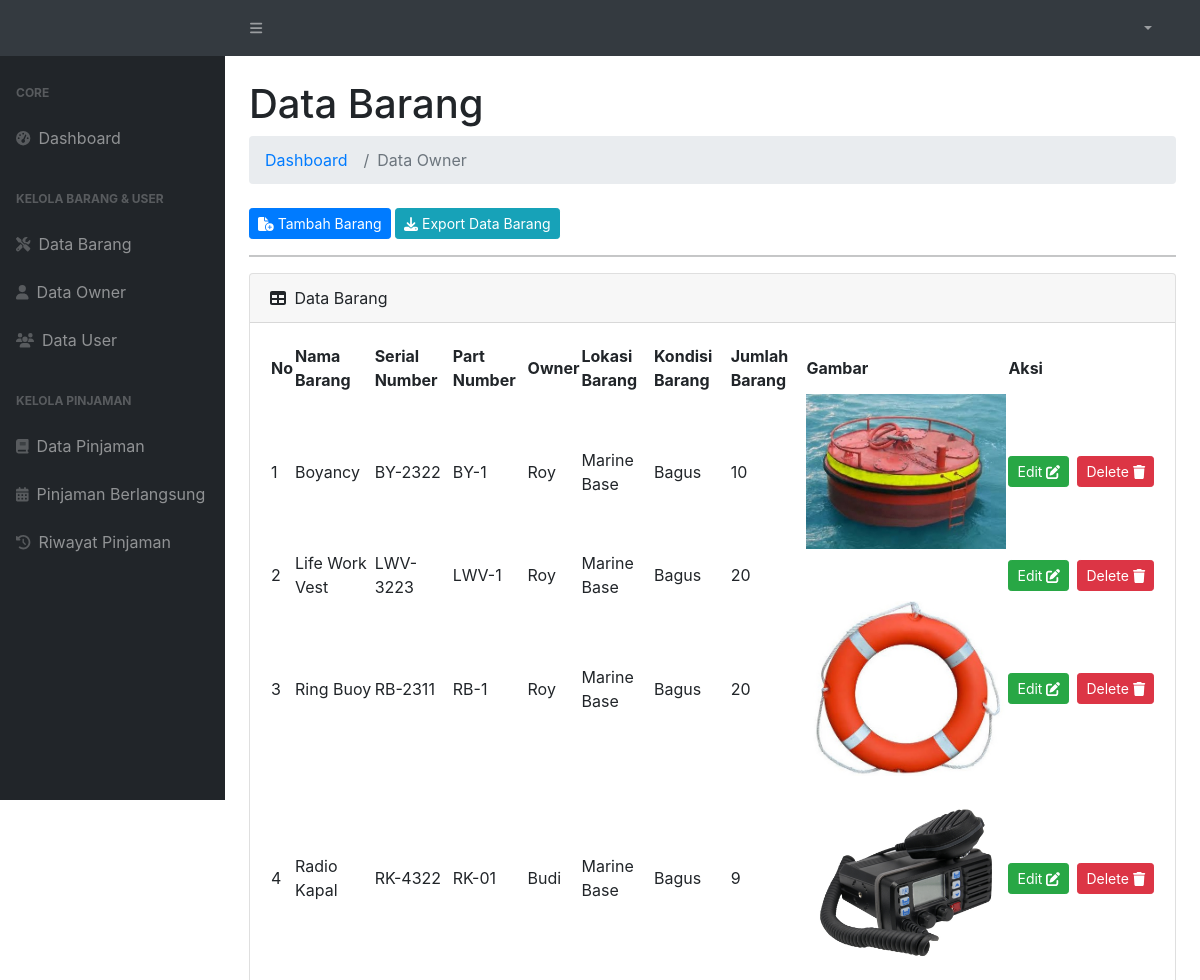
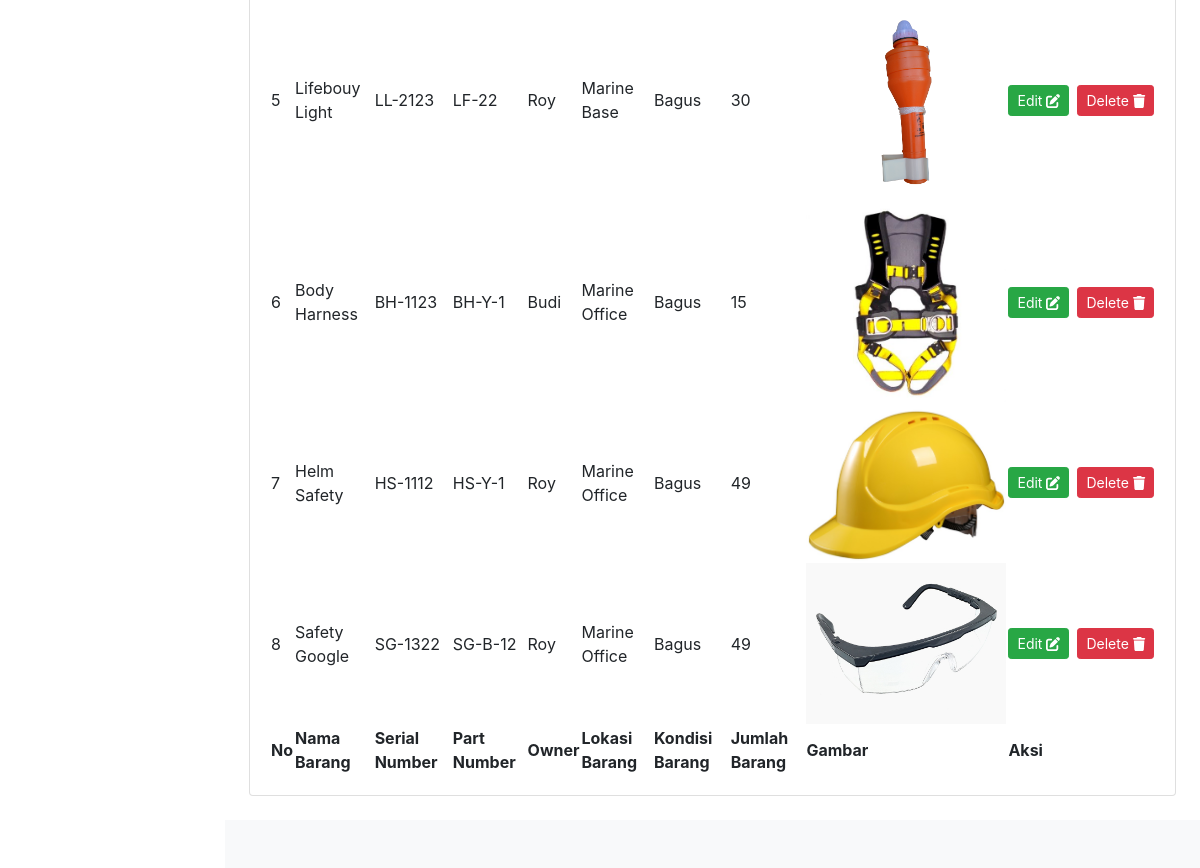
The app's page /admin/data_barang.php with its own data (2 pictures, top to bottom).
### tables this page shows
CREATE TABLE `data_barang` (
  `id_barang` int(11) NOT NULL,
  `nama_barang` varchar(255) NOT NULL,
  `serial_number` varchar(255) NOT NULL,
  `part_number` varchar(255) NOT NULL,
  `nama_owner` varchar(255) NOT NULL,
  `lokasi_barang` varchar(255) NOT NULL,
  `kondisi_barang` enum('Bagus','Rusak') NOT NULL,
  `jumlah_barang` int(11) NOT NULL,
  `gambar_barang` varchar(255) NOT NULL
);

### admin/data_barang.php (the view, shortened to what this page needs)
<?php
require_once("header.php")
?>
<div id="layoutSidenav_content">
    <main>
        <div class="container-fluid px-4">
            <h1 class="mt-4">Data Barang</h1>
            <ol class="breadcrumb mb-4">
                <li class="breadcrumb-item"><a href="dashboard_admin.php">Dashboard</a></li>
                <li class="breadcrumb-item active">Data Owner</li>
            </ol>
            <button class="btn btn-primary btn-sm" data-bs-toggle="modal" data-bs-target="#tambah_barang"><i class="fa-solid fa-file-circle-plus"></i> Tambah Barang </button>
            <a href="export_data_barang.php" class="btn btn-info btn-sm"><i class="fa-solid fa-download"></i> Export Data Barang</a>
            <hr>
            <div class="card mb-4">
                <div class="card-header">
                    <i class="fas fa-table me-1"></i>
                    Data Barang
                </div>
                <div class="card-body">
                    <table id="datatablesSimple">
                        <thead>
                            <tr>
                                <th>No</th>
                                <th>Nama Barang</th>
                                <th>Serial Number</th>
                                <th>Part Number</th>
                                <th>Owner</th>
                                <th>Lokasi Barang</th>
                                <th>Kondisi Barang</th>
                                <th>Jumlah Barang</th>
                                <th>Gambar</th>
                                <th>Aksi</th>
                            </tr>
                        </thead>
                        <tfoot>
                            <tr>
                                <th>No</th>
                                <th>Nama Barang</th>
                                <th>Serial Number</th>
                                <th>Part Number</th>
                                <th>Owner</th>
                                <th>Lokasi Barang</th>
                                <th>Kondisi Barang</th>
                                <th>Jumlah Barang</th>
                                <th>Gambar</th>
                                <th>Aksi</th>
                            </tr>
                        </tfoot>
                        <tbody>
                            <?php
                            $no = 1;
                            $data_barang = mysqli_query($koneksi, "SELECT * FROM data_barang");
                            while ($db = mysqli_fetch_array($data_barang)) {
                                $id_barang = $db['id_barang'];
                                $nama_barang = $db['nama_barang'];
                                $serial_number = $db['serial_number'];
                                $part_number = $db['part_number'];
                                $nama_owner = $db['nama_owner'];
                                $lokasi_barang = $db['lokasi_barang'];
                                $kondisi_barang = $db['kondisi_barang'];
                                $jumlah_barang = $db['jumlah_barang'];
                            ?>
                                <tr>
                                    <td><?= $no++; ?></td>
                                    <td><?= $nama_barang; ?></td>
                                    <td><?= $serial_number; ?></td>
                                    <td><?= $part_number; ?></td>
                                    <td><?= $nama_owner; ?></td>
                                    <td><?= $lokasi_barang; ?></td>
                                    <td><?= $kondisi_barang; ?></td>
                                    <td><?= $jumlah_barang; ?></td>
                                    <td><img class="zoomable" src="img/<?= $db["gambar_barang"]; ?>" alt=""></td>
                                    <td>
                                        <div class="d-grid gap-2 d-md-flex justify-content-md-end">
                                            <button class="btn btn-success btn-sm me-md" data-bs-toggle="modal" data-bs-target="#edit<?= $id_barang; ?>" type="button">Edit <i class="fa-solid fa-pen-to-square"></i></button>
                                            <button class="btn btn-danger btn-sm" data-bs-toggle="modal" data-bs-target="#delete<?= $id_barang; ?>" type="button">Delete <i class="fa-solid fa-trash"></i></button>
                                        </div>
                                    </td>
                                </tr>
                            <?php } ?>
                        </tbody>
                    </table>
                </div>
            </div>
        </div>
    </main>
    <?php
    require_once("footer.php")
    ?>

### admin/header.php (shortened to what this page needs)
<!DOCTYPE html>
<html lang="en">
<head>
    <link href="https://cdn.jsdelivr.net/npm/simple-datatables@latest/dist/style.css" rel="stylesheet" />
    <link href="../css/styles.css" rel="stylesheet" />
    <link rel="stylesheet" href="../assets/fullcalendar.css">
    <link rel="stylesheet" href="../assets/bootstrap.css">
</head>
<body class="sb-nav-fixed">
    <nav class="sb-topnav navbar navbar-expand navbar-dark bg-dark">
        <a class="navbar-brand ps-3" href="#"></a>
        <button class="btn btn-link btn-sm order-1 order-lg-0 me-4 me-lg-0" id="sidebarToggle" href="#!"><i class="fas fa-bars"></i></button>
        <ul class="navbar-nav ms-auto ms-md-0 me-3 me-lg-4">
            <li class="nav-item dropdown">
                <a class="nav-link dropdown-toggle" id="navbarDropdown" href="#" role="button" data-bs-toggle="dropdown" aria-expanded="false"><?= $_SESSION['username']; ?> </a>
            </li>
        </ul>
    </nav>
    <div id="layoutSidenav">
        <div id="layoutSidenav_nav">
            <nav class="sb-sidenav accordion sb-sidenav-dark" id="sidenavAccordion">
                <div class="sb-sidenav-menu">
                    <div class="nav">
                        <div class="sb-sidenav-menu-heading">Core</div>
                        <a class="nav-link" href="dashboard_admin.php">
                            <div class="sb-nav-link-icon"><i class="fas fa-tachometer-alt"></i></div>
                            Dashboard
                        </a>
                        <div class="sb-sidenav-menu-heading">Kelola Barang & User</div>
                        <a class="nav-link" href="data_barang.php">
                            <div class="sb-nav-link-icon"><i class="fa-solid fa-screwdriver-wrench"></i></div>
                            Data Barang
                        </a>
                        <a class="nav-link" href="data_owner.php">
                            <div class="sb-nav-link-icon"><i class="fa-solid fa-user"></i></div>
                            Data Owner
                        </a>
                        <a class="nav-link" href="data_user.php">
                            <div class="sb-nav-link-icon"><i class="fas fa-users"></i></div>
                            Data User
                        </a>
                        <div class="sb-sidenav-menu-heading">Kelola Pinjaman</div>
                        <a class="nav-link" href="pinjaman_masuk.php">
                            <div class="sb-nav-link-icon"><i class="fas fa-book"></i></div>
                            Data Pinjaman
                        </a>
                        <a class="nav-link" href="pinjaman_berlangsung.php">
                            <div class="sb-nav-link-icon"><i class="fas fa-calendar-alt"></i></div>
                            Pinjaman Berlangsung
                        </a>
                        <a class="nav-link" href="riwayat_pinjaman.php">
                            <div class="sb-nav-link-icon"><i class="fa-solid fa-clock-rotate-left"></i></div>
                            Riwayat Pinjaman
                        </a>
                    </div>
                </div>
            </nav>
        </div>

### admin/footer.php (shortened to what this page needs)
<footer class="py-4 bg-light mt-auto">
</footer>
</div>
</div>
</body>
</html>

### admin/header.php (style rules this page uses)
.zoomable { width: 200px; }

### records on screen
data_barang: nama_barang "Boyancy", serial_number "BY-2322", part_number "BY-1", nama_owner "Roy", lokasi_barang "Marine Base", kondisi_barang "Bagus", jumlah_barang "10", gambar_barang (picture)
data_barang: nama_barang "Life Work Vest", serial_number "LWV-3223", part_number "LWV-1", nama_owner "Roy", lokasi_barang "Marine Base", kondisi_barang "Bagus", jumlah_barang "20"
data_barang: nama_barang "Ring Buoy", serial_number "RB-2311", part_number "RB-1", nama_owner "Roy", lokasi_barang "Marine Base", kondisi_barang "Bagus", jumlah_barang "20", gambar_barang (picture)
data_barang: nama_barang "Radio Kapal", serial_number "RK-4322", part_number "RK-01", nama_owner "Budi", lokasi_barang "Marine Base", kondisi_barang "Bagus", jumlah_barang "9", gambar_barang (picture)
data_barang: nama_barang "Lifebouy Light", serial_number "LL-2123", part_number "LF-22", nama_owner "Roy", lokasi_barang "Marine Base", kondisi_barang "Bagus", jumlah_barang "30", gambar_barang (picture)
data_barang: nama_barang "Body Harness", serial_number "BH-1123", part_number "BH-Y-1", nama_owner "Budi", lokasi_barang "Marine Office", kondisi_barang "Bagus", jumlah_barang "15", gambar_barang (picture)
data_barang: nama_barang "Helm Safety", serial_number "HS-1112", part_number "HS-Y-1", nama_owner "Roy", lokasi_barang "Marine Office", kondisi_barang "Bagus", jumlah_barang "49", gambar_barang (picture)
data_barang: nama_barang "Safety Google", serial_number "SG-1322", part_number "SG-B-12", nama_owner "Roy", lokasi_barang "Marine Office", kondisi_barang "Bagus", jumlah_barang "49", gambar_barang (picture)
